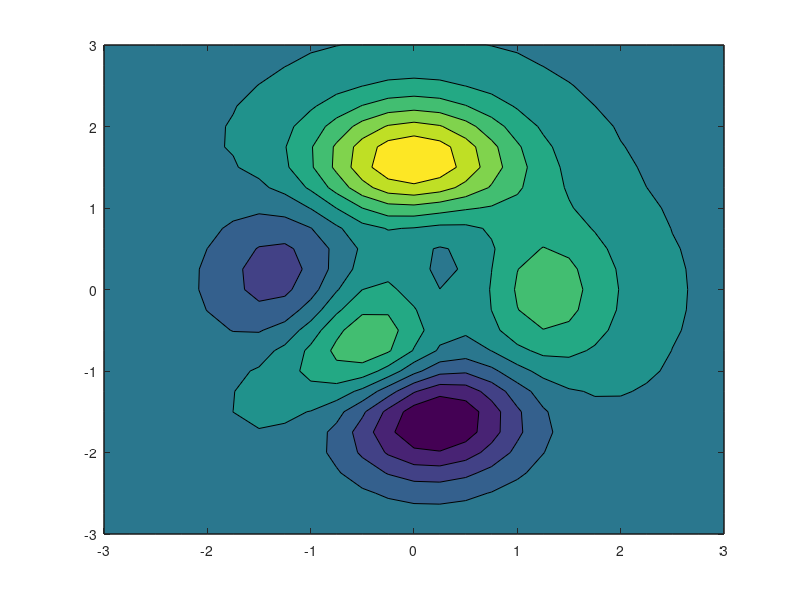

The MATLAB source for this figure:


% Generar la función Z
[X,Y,Z] = peaks(25);

% Calcular el gradiente de la función Z
[Gx,Gy] = gradient(-Z);

% Crear una figura
figure;
contourf(X,Y,Z,10);

% Trazar la superficie Z con colores personalizados
CO(:,:,1) = zeros(25); % red
CO(:,:,2) = ones(25).*linspace(0.5,0.6,25); % green
CO(:,:,3) = ones(25).*linspace(0,1,25); % blue




% Trazar el gradiente como vectores
% surf(X,Y,Z);
% hold on
% 
% scale = 6; % escala de los vectores
% quiver3(X,Y,Z,-Gx,-Gy,zeros(size(Z)),scale,'color','b');
% hold off
% 
% % Configurar la figura
% title('Superficie 3D con gradiente');
% xlabel('X');
% ylabel('Y');
% zlabel('Z');
% % colorbar;
% 


